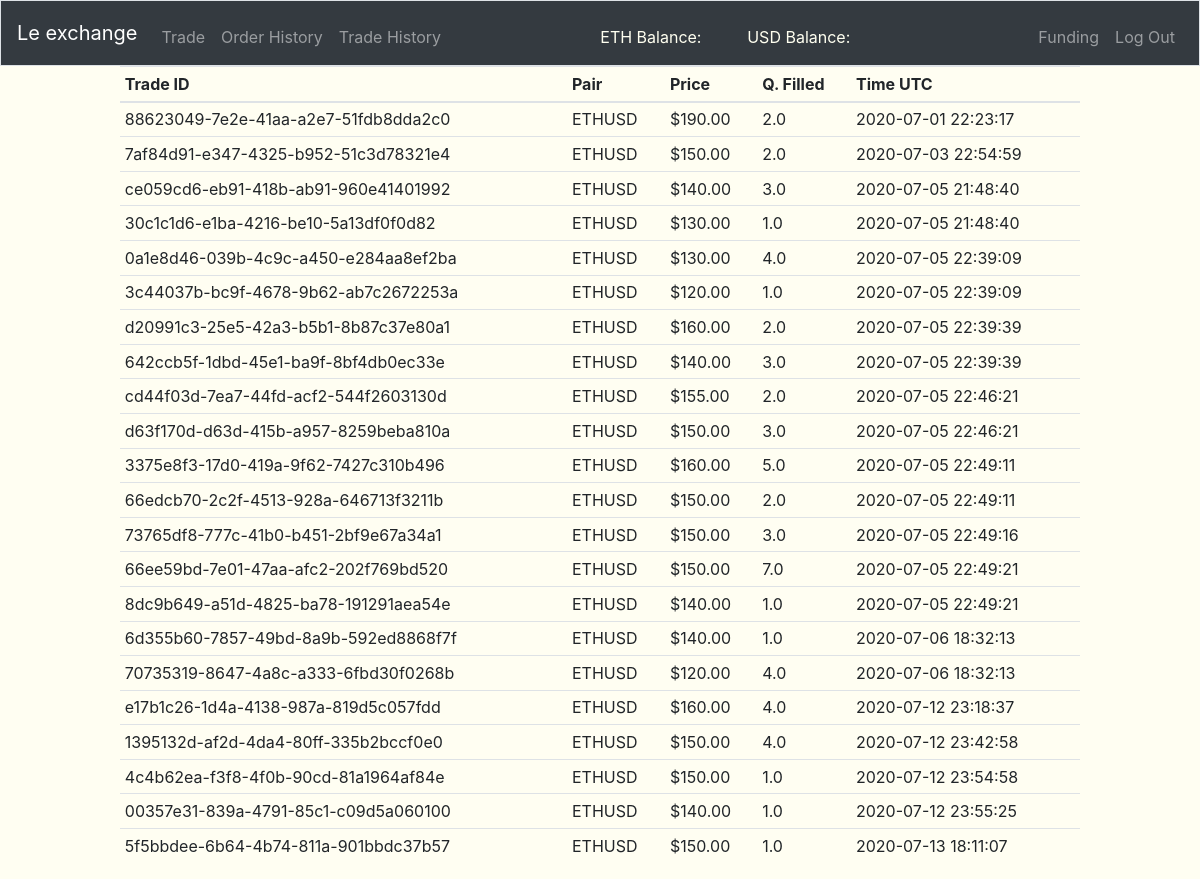
/trade-history (signed in), run on an earlier commit of the app's database.
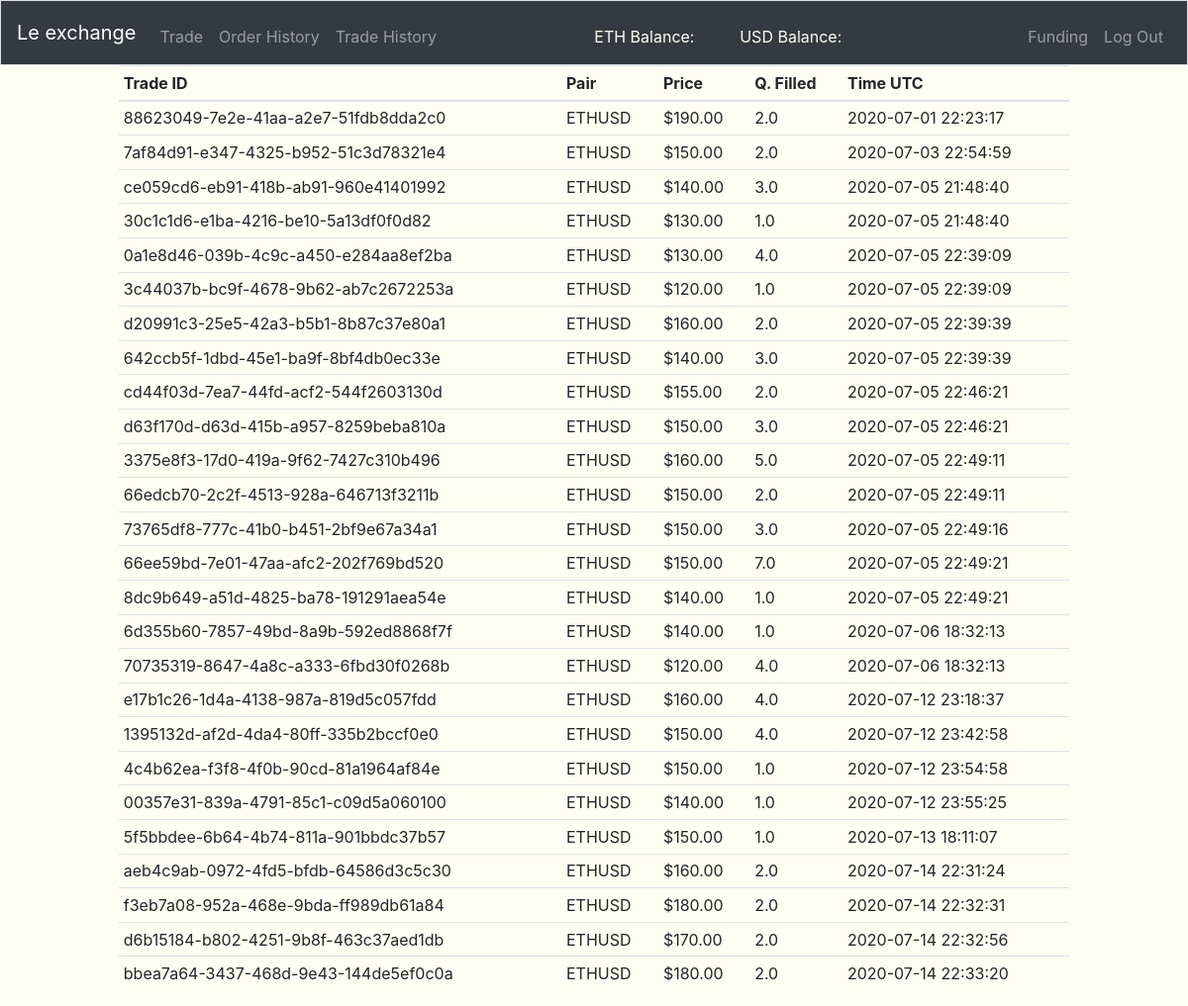
And on a later commit of the database.
### tables this page shows
CREATE TABLE "trade_history" (
	"trade_id"	VARCHAR(255),
	"pair"	VARCHAR(255) NOT NULL,
	"price"	REAL NOT NULL,
	"quantity"	REAL NOT NULL,
	"taker_order"	VARCHAR(255) NOT NULL,
	"maker_order"	VARCHAR(255) NOT NULL,
	"time"	INTEGER NOT NULL,
	PRIMARY KEY("trade_id")
);

### views.py (the view)
@app.route('/trade-history', methods=["GET"])
@login_required
def trade_history():
    trade_history = db.execute(
        "SELECT * FROM trade_history")
    return render_template("trade_history.html", trade_history=trade_history)

### app.py (called while the page is built)
@app.after_request
def after_request(response):
    response.headers["Cache-Control"] = "no-cache, no-store, must-revalidate"
    response.headers["Expires"] = 0
    response.headers["Pragma"] = "no-cache"
    return response

### helper.py (called while the page is built)
def login_required(f):
    @wraps(f)
    def decorated_function(*args, **kwargs):
        if session.get("user_id") is None:
            return redirect("/login"), 403
        return f(*args, **kwargs)
    return decorated_function

def usd(value):
    return f"${value:,.2f}"

def timeformater(time):
    return datetime.datetime.utcfromtimestamp(time)

### templates/trade_history.html (shortened to what this page needs)
{% extends "layout.html" %}
{% block main %}
<table class="table table-hover table-sm" style="width: 80%; margin-left: auto; margin-right: auto;">
  <thead s>
    <tr>
      <th scope="col">Trade ID</th>
      <th scope="col">Pair</th>
      <th scope="col">Price</th>
      <th scope="col">Q. Filled</th>
      <th scope="col">Time UTC</th>
    </tr>
  </thead>
  <tbody>
    {% for i in trade_history %}
      <tr>
        <td>{{i.trade_id}}</td>
        <td>{{i.pair}}</td>
        <td>{{i.price|usd}}</td>
        <td>{{i.quantity}}</td>
        <td>{{i.time|timeformater}}</td>
      </tr>
    {% endfor %}
  </tbody>
</table>
{% endblock %}

What changed in the data, as far as the page shows it:
added trade_history: trade_id "aeb4c9ab-0972-4fd5-bfdb-64586d3c5c30", pair "ETHUSD", price "$160.00", quantity "2.0", time "2020-07-14 22:31:24"
added trade_history: trade_id "f3eb7a08-952a-468e-9bda-ff989db61a84", pair "ETHUSD", price "$180.00", quantity "2.0", time "2020-07-14 22:32:31"
added trade_history: trade_id "d6b15184-b802-4251-9b8f-463c37aed1db", pair "ETHUSD", price "$170.00", quantity "2.0", time "2020-07-14 22:32:56"
added trade_history: trade_id "bbea7a64-3437-468d-9e43-144de5ef0c0a", pair "ETHUSD", price "$180.00", quantity "2.0", time "2020-07-14 22:33:20"
